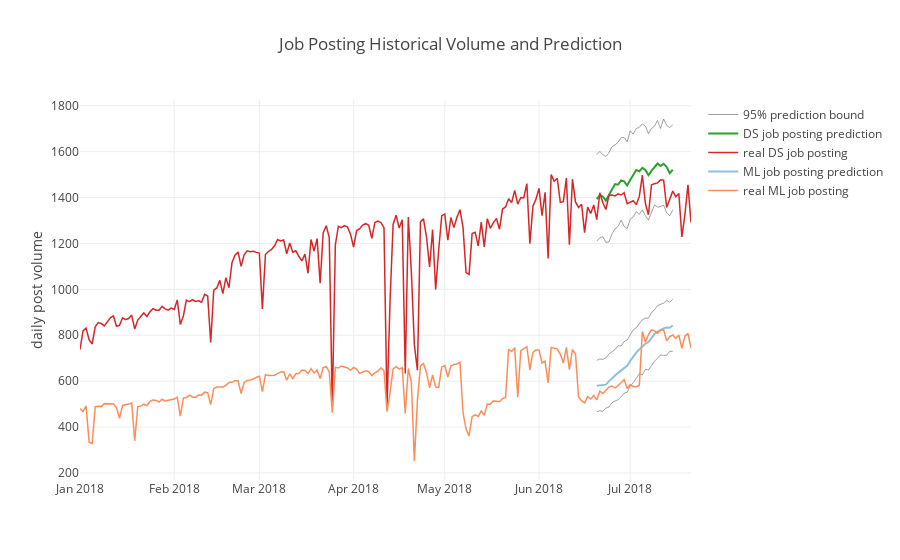

This figure's notebook cell:
### Code cell
### Plot the 95% prediction C.I with original posting volume and predicted volume
upper_bound_1 = go.Scatter(
    x=dsfcast['date'],
    y=dsfcast['yhat_upper'],
    line = dict(
        color = "#444",
        width = 1),
    opacity=.5,
    showlegend=False)
trace1 = go.Scatter(
    name='DS job posting prediction',
    x=dsfcast['date'],
    y=dsfcast['yhat'],
    mode='lines',
    line = dict(
        width = 2))
trace2 = go.Scatter(
    name='real DS job posting',
    x=ds_daily['ds'],
    y=ds_daily['y'],
    mode='lines',
    line = dict(
        width = 1.5))
lower_bound_1 = go.Scatter(
    x=dsfcast['date'],
    y=dsfcast['yhat_lower'],
    line = dict(
        color = "#444",
        width = 1),
    opacity=.5,
    name='95% prediction bound')
upper_bound_2 = go.Scatter(
    x=mlfcast['date'],
    y=mlfcast['yhat_upper'],
    line = dict(
        color = "#444",
        width = 1),
    opacity=.5,
    showlegend=False)
trace3 = go.Scatter(
    name='ML job posting prediction',
    x=mlfcast['date'],
    y=mlfcast['yhat'],
    mode='lines',
    line = dict(
        width = 2,
        color = 'rgb(145,191,219)'))
trace4 = go.Scatter(
    name='real ML job posting',
    x=ml_daily['ds'],
    y=ml_daily['y'],
    mode='lines',
    line = dict(
        width = 1.5,
        color = 'rgb(252.0, 141.0, 89.0)'))
lower_bound_2 = go.Scatter(
    x=mlfcast['date'],
    y=mlfcast['yhat_lower'],
    line = dict(
        color = "#444",
        width = 1),
    opacity=.5,
    showlegend=False)
data = [upper_bound_1, lower_bound_1, trace1, trace2, upper_bound_2, lower_bound_2, trace3, trace4]
layout = go.Layout(
    yaxis=dict(title='daily post volume'),
    title='Job Posting Historical Volume and Prediction',
    showlegend = True)
fig = go.Figure(data=data, layout=layout)
offline.iplot(fig, show_link=False)

### Figure 1 — Plotly figure (JSON) as saved in the notebook; plotly's stock layout.template omitted (floating-point values rounded to 4 significant figures; data arrays with more than 128 entries replaced by an {"elided": "..."} marker saying what was removed)
{"data": [{"line": {"color": "#444", "width": 1}, "opacity": 0.5, "showlegend": false, "type": "scatter", "uid": "65ab93fd-2974-4feb-8dda-1111d356dd0a", "x": ["2018-06-20", "2018-06-21", "2018-06-22", "2018-06-23", "2018-06-24", "2018-06-25", "2018-06-26", "2018-06-27", "2018-06-28", "2018-06-29", "2018-06-30", "2018-07-01", "2018-07-02", "2018-07-03", "2018-07-04", "2018-07-05", "2018-07-06", "2018-07-07", "2018-07-08", "2018-07-09", "2018-07-10", "2018-07-11", "2018-07-12", "2018-07-13", "2018-07-14", "2018-07-15"], "y": [1587.0, 1601.0, 1586.0, 1579.0, 1595.0, 1622.0, 1629.0, 1641.0, 1660.0, 1662.0, 1643.0, 1691.0, 1677.0, 1700.0, 1706.0, 1720.0, 1712.0, 1679.0, 1701.0, 1712.0, 1735.0, 1701.0, 1742.0, 1714.0, 1705.0, 1716.0]}, {"line": {"color": "#444", "width": 1}, "name": "95% prediction bound", "opacity": 0.5, "type": "scatter", "uid": "72106a43-e14f-4ae4-83b3-13483816de66", "x": ["2018-06-20", "2018-06-21", "2018-06-22", "2018-06-23", "2018-06-24", "2018-06-25", "2018-06-26", "2018-06-27", "2018-06-28", "2018-06-29", "2018-06-30", "2018-07-01", "2018-07-02", "2018-07-03", "2018-07-04", "2018-07-05", "2018-07-06", "2018-07-07", "2018-07-08", "2018-07-09", "2018-07-10", "2018-07-11", "2018-07-12", "2018-07-13", "2018-07-14", "2018-07-15"], "y": [1210.0, 1224.0, 1230.0, 1205.0, 1206.0, 1242.0, 1263.0, 1274.0, 1301.0, 1275.0, 1265.0, 1305.0, 1316.0, 1338.0, 1327.0, 1346.0, 1321.0, 1301.0, 1336.0, 1368.0, 1358.0, 1361.0, 1367.0, 1333.0, 1321.0, 1347.0]}, {"line": {"width": 2}, "mode": "lines", "name": "DS job posting prediction", "type": "scatter", "uid": "59a9a5d2-e9e4-42ee-91db-33a98defe0ad", "x": ["2018-06-20", "2018-06-21", "2018-06-22", "2018-06-23", "2018-06-24", "2018-06-25", "2018-06-26", "2018-06-27", "2018-06-28", "2018-06-29", "2018-06-30", "2018-07-01", "2018-07-02", "2018-07-03", "2018-07-04", "2018-07-05", "2018-07-06", "2018-07-07", "2018-07-08", "2018-07-09", "2018-07-10", "2018-07-11", "2018-07-12", "2018-07-13", "2018-07-14", "2018-07-15"], "y": [1393.0, 1410.0, 1405.0, 1387.0, 1411.0, 1435.0, 1458.0, 1456.0, 1475.0, 1470.0, 1453.0, 1476.0, 1499.0, 1520.0, 1514.0, 1529.0, 1520.0, 1497.0, 1516.0, 1533.0, 1548.0, 1537.0, 1547.0, 1533.0, 1506.0, 1521.0]}, {"line": {"width": 1.5}, "mode": "lines", "name": "real DS job posting", "type": "scatter", "uid": "7daac435-4cb9-4d3d-93d2-06d0de97d973", "x": {"elided": "202 str values"}, "y": {"elided": "202 float values"}}, {"line": {"color": "#444", "width": 1}, "opacity": 0.5, "showlegend": false, "type": "scatter", "uid": "2876ec7a-8e1a-4a93-aba6-51680ccbaf21", "x": ["2018-06-20", "2018-06-21", "2018-06-22", "2018-06-23", "2018-06-24", "2018-06-25", "2018-06-26", "2018-06-27", "2018-06-28", "2018-06-29", "2018-06-30", "2018-07-01", "2018-07-02", "2018-07-03", "2018-07-04", "2018-07-05", "2018-07-06", "2018-07-07", "2018-07-08", "2018-07-09", "2018-07-10", "2018-07-11", "2018-07-12", "2018-07-13", "2018-07-14", "2018-07-15"], "y": [690.3, 696.6, 694.8, 700.9, 718.4, 727.0, 737.7, 753.9, 753.6, 772.1, 779.1, 801.7, 824.0, 833.0, 850.7, 867.7, 874.2, 873.9, 898.3, 911.0, 929.1, 934.8, 940.1, 952.5, 943.5, 956.9]}, {"line": {"color": "#444", "width": 1}, "opacity": 0.5, "showlegend": false, "type": "scatter", "uid": "77efe0be-37e7-4874-88b5-d88671dad9b7", "x": ["2018-06-20", "2018-06-21", "2018-06-22", "2018-06-23", "2018-06-24", "2018-06-25", "2018-06-26", "2018-06-27", "2018-06-28", "2018-06-29", "2018-06-30", "2018-07-01", "2018-07-02", "2018-07-03", "2018-07-04", "2018-07-05", "2018-07-06", "2018-07-07", "2018-07-08", "2018-07-09", "2018-07-10", "2018-07-11", "2018-07-12", "2018-07-13", "2018-07-14", "2018-07-15"], "y": [465.9, 470.7, 468.0, 482.6, 486.9, 506.2, 513.6, 518.8, 531.7, 547.3, 551.8, 579.3, 592.7, 614.5, 632.8, 627.0, 651.8, 648.9, 669.1, 686.3, 700.1, 714.6, 711.4, 713.3, 729.9, 729.8]}, {"line": {"color": "rgb(145,191,219)", "width": 2}, "mode": "lines", "name": "ML job posting prediction", "type": "scatter", "uid": "cfa490cd-63bd-42de-93bc-f6b2064e6024", "x": ["2018-06-20", "2018-06-21", "2018-06-22", "2018-06-23", "2018-06-24", "2018-06-25", "2018-06-26", "2018-06-27", "2018-06-28", "2018-06-29", "2018-06-30", "2018-07-01", "2018-07-02", "2018-07-03", "2018-07-04", "2018-07-05", "2018-07-06", "2018-07-07", "2018-07-08", "2018-07-09", "2018-07-10", "2018-07-11", "2018-07-12", "2018-07-13", "2018-07-14", "2018-07-15"], "y": [580.0, 581.4, 584.3, 584.7, 599.0, 613.5, 624.5, 636.0, 646.9, 658.6, 667.0, 688.2, 708.4, 723.9, 738.6, 751.1, 763.1, 770.3, 788.9, 805.3, 815.8, 824.3, 829.8, 834.0, 832.9, 842.8]}, {"line": {"color": "rgb(252.0, 141.0, 89.0)", "width": 1.5}, "mode": "lines", "name": "real ML job posting", "type": "scatter", "uid": "96c8c0cb-347a-43ef-95ce-ce6699f7dfd2", "x": {"elided": "202 str values"}, "y": {"elided": "202 float values"}}], "layout": {"showlegend": true, "title": {"text": "Job Posting Historical Volume and Prediction"}, "yaxis": {"title": {"text": "daily post volume"}}}}
